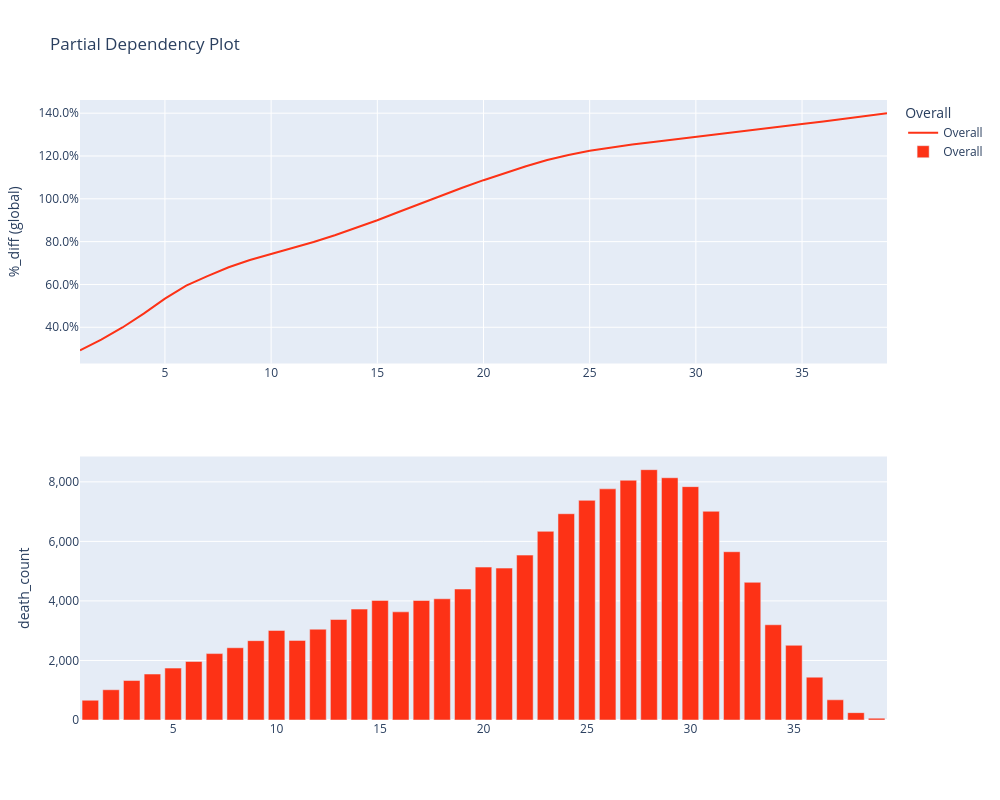

The code cell stored with this chart in its notebook:
### Code cell
charters.pdp(
    model=model,
    df=md_encoded,
    x_axis="duration",
    weight="amount_exposed",
    secondary="death_count",
    mapping=mapping,
    display=True,
)

### Figure 1 — Plotly figure (JSON) as saved in the notebook; plotly's stock layout.template omitted (floating-point values rounded to 4 significant figures)
{"data": [{"line": {"color": "#FD3216"}, "mode": "lines", "name": "Overall", "type": "scatter", "x": [1.0, 2.0, 3.0, 4.0, 5.0, 6.0, 7.0, 8.0, 9.0, 10.0, 11.0, 12.0, 13.0, 14.0, 15.0, 16.0, 17.0, 18.0, 19.0, 20.0, 21.0, 22.0, 23.0, 24.0, 25.0, 26.0, 27.0, 28.0, 29.0, 30.0, 31.0, 32.0, 33.0, 34.0, 35.0, 36.0, 37.0, 38.0, 39.0], "xaxis": "x", "y": [0.2923, 0.3418, 0.3991, 0.4638, 0.5335, 0.5949, 0.639, 0.6805, 0.714, 0.7417, 0.7693, 0.7986, 0.83, 0.8636, 0.8998, 0.9382, 0.9771, 1.015, 1.052, 1.087, 1.12, 1.152, 1.181, 1.205, 1.225, 1.241, 1.254, 1.265, 1.277, 1.291, 1.304, 1.316, 1.328, 1.339, 1.349, 1.361, 1.374, 1.387, 1.4], "yaxis": "y"}, {"marker": {"color": "#FD3216"}, "name": "Overall", "type": "bar", "x": [1.0, 2.0, 3.0, 4.0, 5.0, 6.0, 7.0, 8.0, 9.0, 10.0, 11.0, 12.0, 13.0, 14.0, 15.0, 16.0, 17.0, 18.0, 19.0, 20.0, 21.0, 22.0, 23.0, 24.0, 25.0, 26.0, 27.0, 28.0, 29.0, 30.0, 31.0, 32.0, 33.0, 34.0, 35.0, 36.0, 37.0, 38.0, 39.0], "xaxis": "x2", "y": [663, 1016, 1326, 1544, 1743, 1967, 2231, 2427, 2665, 3008, 2674, 3050, 3376, 3725, 4017, 3633, 4014, 4072, 4400, 5137, 5102, 5539, 6338, 6929, 7378, 7765, 8054, 8409, 8138, 7839, 7011, 5653, 4625, 3199, 2509, 1439, 678, 247, 61], "yaxis": "y2"}], "layout": {"height": 800, "legend": {"title": {"text": "Overall"}}, "title": {"text": "Partial Dependency Plot"}, "width": 1000, "xaxis": {"anchor": "y", "domain": [0, 1]}, "xaxis2": {"anchor": "y2", "domain": [0, 1]}, "yaxis": {"anchor": "x", "domain": [0.575, 1], "tickformat": ".1%", "title": {"text": "%_diff (global)"}}, "yaxis2": {"anchor": "x2", "domain": [0, 0.425], "tickformat": ",", "title": {"text": "death_count"}}}}
